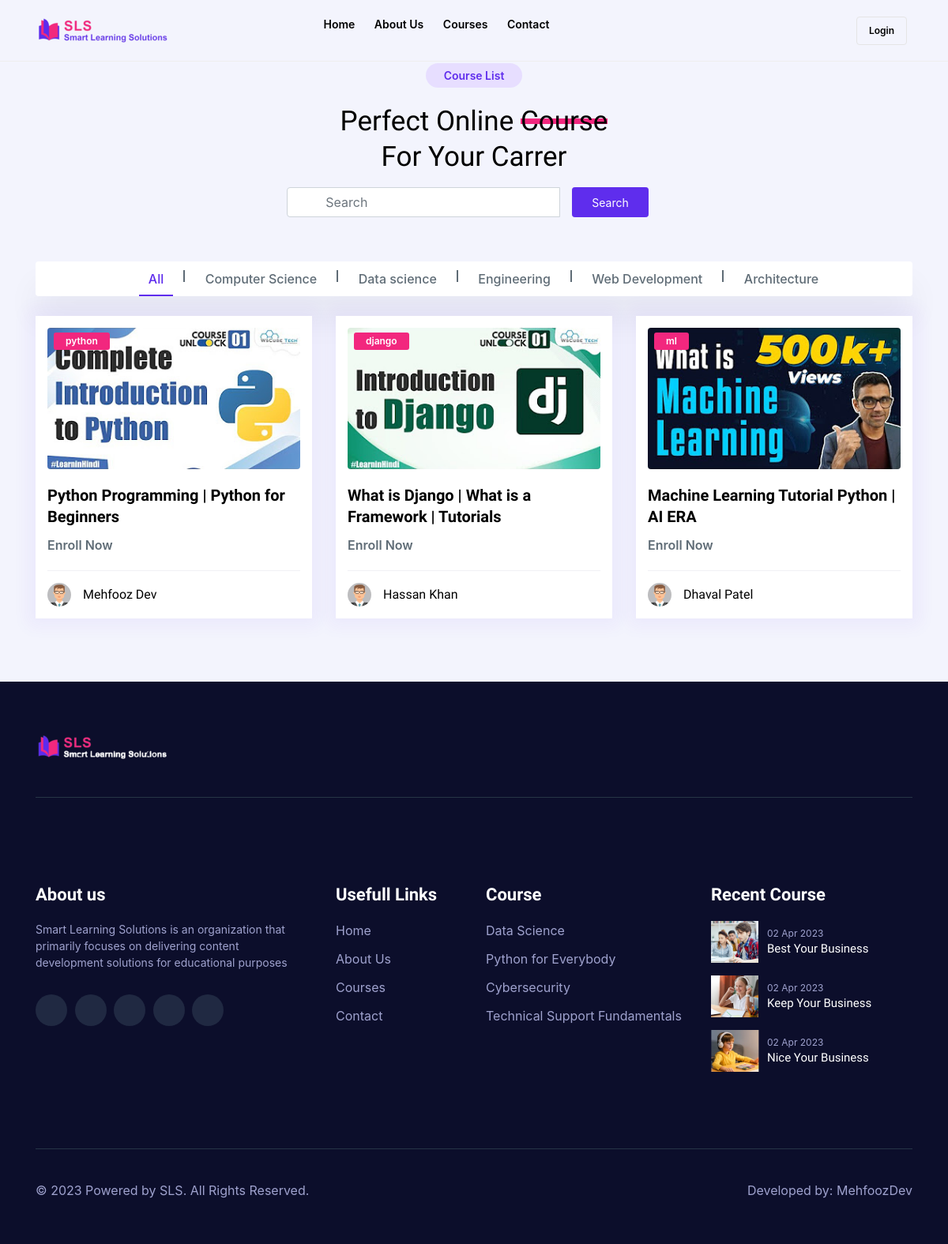
Page /courses/ on the committed database.
### base/models.py (models this page shows, shortened)
class Course(models.Model):
    CATEGORY_CHOICES = (
        ('computer-science', 'Computer Science'),
        ('data-science', 'Data science'),
        ('engineering', 'Engineering'),
        ('web-development', 'Web Development'),
        ('architecture', 'Architecture'),
    )
    SUB_CATEGORY_CHOICES = (
        ('ml', 'Machine Learning'),
        ('data_science', 'Data Science'),
        ('python', 'Python'),
        ('javascript', 'JavaScript'),
        ('php', 'PHP'),
        ('django', 'Django'),
        ('html', 'HTML'),
        ('reactjs', 'React JS'),
        ('front-end', 'Front-End'),
        ('back-end', 'Back-End'),
    )
    id = models.AutoField(primary_key=True)
    name = models.CharField(max_length = 50 , null = False)
    slug = models.CharField(max_length = 50 , null = False , unique = True)
    description = models.TextField( null = True)
    price = models.IntegerField(null=False,default = 0, blank=True)
    discount = models.IntegerField(null=False ,blank=True, default = 0)
    active = models.BooleanField(default = False)
    category = models.CharField(max_length=255, choices=CATEGORY_CHOICES, default='',  blank=True)
    sub_category = models.CharField(max_length=255, choices=SUB_CATEGORY_CHOICES, default='', null=True, blank=True)
    thumbnail = models.ImageField(upload_to = "files/thumbnail")
    date = models.DateTimeField(auto_now_add= True)
    resource = models.FileField(upload_to = "files/resource")
    length = models.IntegerField(null=False)
    instructor_name = models.CharField(max_length=50, null=True)
    enroll_now_status = models.BooleanField(default=True)

### base/views.py (the view)
# urls.py: path('courses/', views.courses, name='courses'),
def courses(request):
    categories = Course.CATEGORY_CHOICES  # Get all category choices from the model
    category_id = request.GET.get('category')  # Get the selected category from the query parameters
    query = request.GET.get('q')  # Get the search query from the query parameters
    if category_id:
        courses = Course.objects.filter(category=category_id)  # Filter courses based on the selected category
    else:
        courses = Course.objects.all()
    if query:
        courses = courses.filter(
            Q(name__icontains=query) |  # Search in course names
            Q(slug__icontains=query) |  # Search in course titles
            Q(description__icontains=query)  # Search in course tags
        )
    return render(request, 'base/course.html', {'courses': courses, 'categories': categories})

### base/templates/base/course.html (shortened to what this page needs)
{% extends "base/base.html" %}
{% load static %}
{% block content %}
<main class="main_wrapper">
   <div class="gridarea">
    <div class="container">
      <div class="row">
        <div class="section__title text-center" data-aos="fade-up">
          <div class="section__title__button">
            <div class="default__small__button">Course List</div>
          </div>
          <div class="section__title__heading heading__underline">
            <h2>
              Perfect Online <span>Course</span> <br />
              For Your Carrer
            </h2>
          </div>
          <div class="my-3 d-flex justify-content-center">
            <form method="get" action="{% url 'courses' %}" class="form-inline">
                <div class="input-group">
                    <input type="text" name="q" class="form-control px-5" placeholder="Search">
                    <div class="input-group-append">
                        <button class="default__button btn-sm mx-3 px-4" type="submit">Search</button>
                    </div>
                </div>
            </form>
        </div>
        </div>
      </div>
      <div class="row" data-aos="fade-up">
        <div class="col-xl-12">
          <div class="gridfilter_nav grid__filter gridFilter">
            <button class="active" data-filter="*">All</button>
            {% for category in categories %}
              <button data-filter=".filter{{ category.0 }}" class="">{{ category.1 }}</button>
            {% endfor %}
          </div>
        </div>
      </div>
      <div class="row grid" data-aos="fade-up">
        {% for course in courses %}
          <div class="col-4 col-xl-4 col-lg-4 col-md-6 col-sm-6 col-12 grid-item filter{{ course.category }}" >
            <div class="gridarea__wraper">
              <div class="gridarea__img">
                <img src="{% static course.thumbnail.url %}" alt="grid" />
                <div class="gridarea__small__button">
                  <div class="grid__badge">{{course.sub_category}}</div>
                </div>
              </div>
              <div class="gridarea__content">
                <div class="gridarea__heading">
                  <h3>
                    <a href="{% url 'enroll' course.slug %}">
                        {{course.name}}
                      </a>
                  </h3>
                </div>
                <div class="gridarea__price">
                  <p>Enroll Now</p>
                </div>
                <div class="gridarea__bottom">
                    <div class="gridarea__small__img">
                      <img src="{% static 'base/img/grid/grid_small_1.jpg' %}" alt="grid" />
                      <div class="gridarea__small__content">
                        <h6>{{course.instructor_name}}</h6>
                      </div>
                    </div>
                </div>
              </div>
            </div>
          </div>
        {% endfor %}
      </div>
      </div>
    </div>
  {% endblock content %}

### rows in the picture
Course: thumbnail (placeholder picture), sub_category "python", name "Python Programming | Python for Beginners", instructor_name "Mehfooz Dev"
Course: thumbnail (placeholder picture), sub_category "django", name "What is Django | What is a Framework | Tutorials", instructor_name "Hassan Khan"
Course: thumbnail (placeholder picture), sub_category "ml", name "Machine Learning Tutorial Python | AI ERA", instructor_name "Dhaval Patel"

### other values in the picture
{{ category.1 }} "Computer Science" "Data science" "Engineering" "Web Development" "Architecture"
